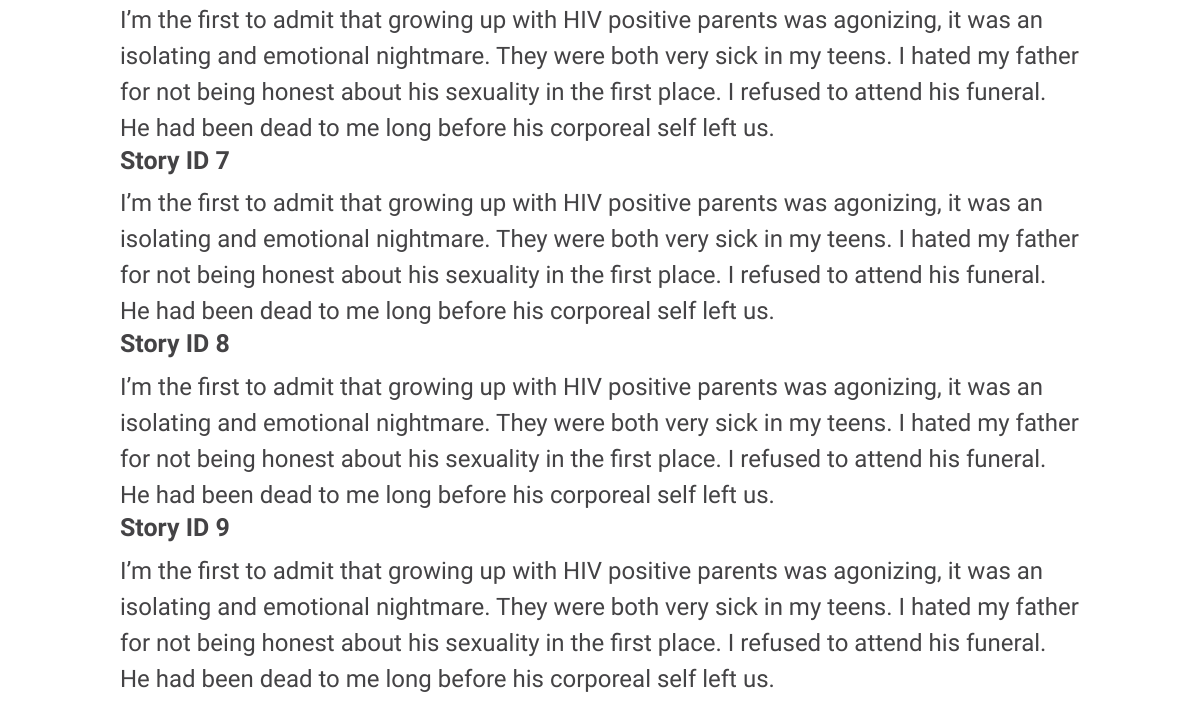
/includes/admin/admin_ano_story.php (signed in, lower part), run on an earlier commit of the app's database.
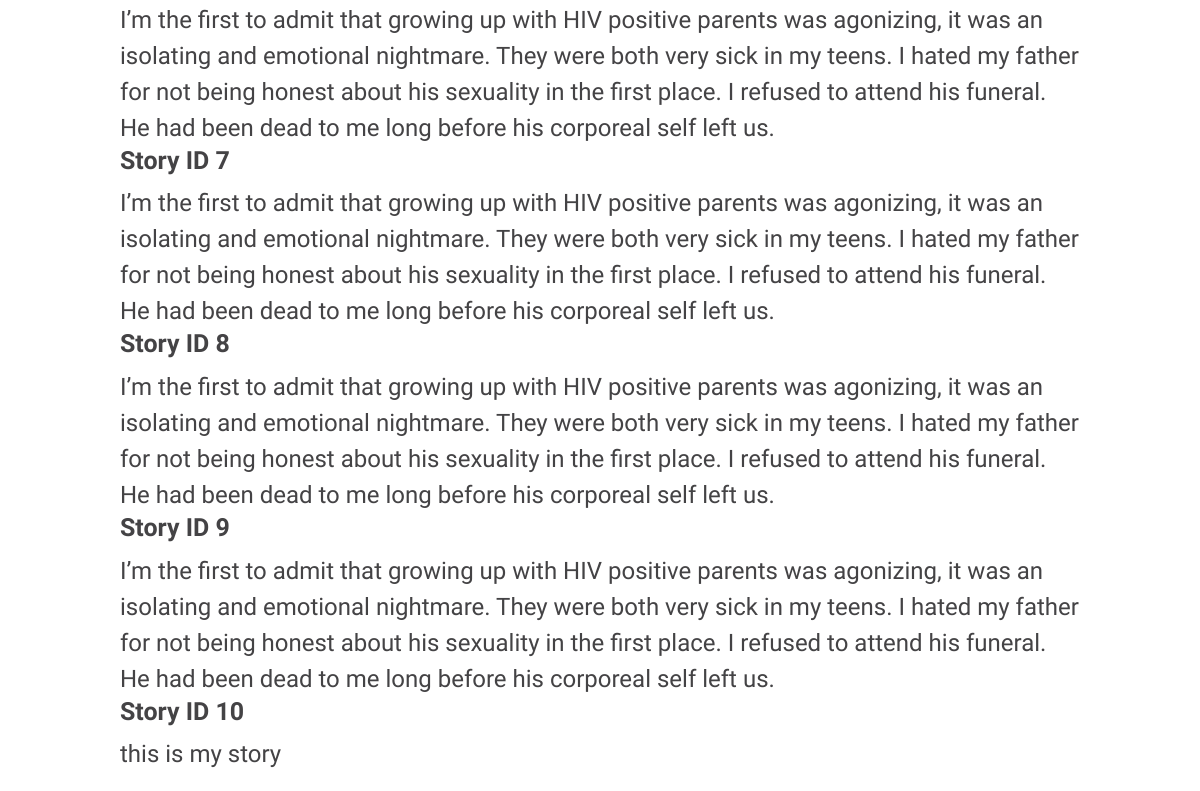
And on a later commit of the database.
### tables this page shows
CREATE TABLE `tbl_story` (
  `id` int(11) NOT NULL,
  `story` text NOT NULL
);

### includes/admin/scripts/cms.php (called while the page is built, shortened)
<?php
function getAll($tbl) {
    $pdo = Database::getInstance()->getConnection();
    $query= 'SELECT * FROM ' .$tbl;
    $result = $pdo->query($query);
    if($result){
        return $result;
    }else{
        return '<p class="updateMsg">There was a problem accessing the info</p>';
    }
}

### includes/admin/admin_ano_story.php (the view, shortened to what this page needs)
<?php
    $tbl = 'tbl_story';
    $getStory = getAll($tbl);
?>
<!DOCTYPE html>
<html lang="en">
<head>
    <?php include '../template/head.php'; ?>
</head>
<body>
    <div class="userCMS">
        <div id="story">
            <div class="storyList">
                <div class="stories">
                    <?php while($row = $getStory->fetch(PDO::FETCH_ASSOC)):?>
                        <h3>Story ID <?php echo $row['id'];?></h3>
                        <p><?php echo $row['story'];?></p>
                    <?php endwhile;?>
                </div>
            </div>
        </div>
    </div>
</body>
</html>

What changed in the data, as far as the page shows it:
added tbl_story: id "10", story "this is my story"
